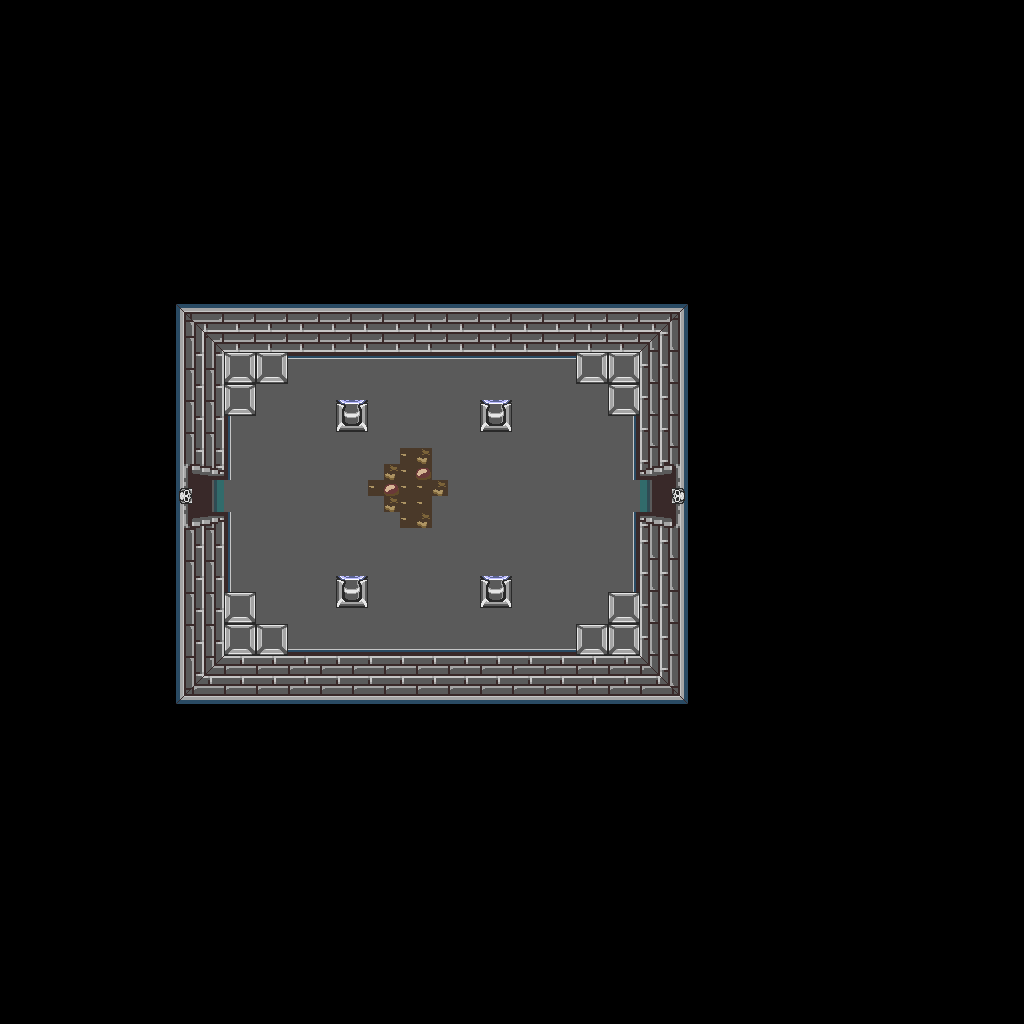

Below is a game level as drawn by its tile map, then a one-line description and the .tmx that defines it (tile-layer data replaced by summaries):
An orthogonal 64x64 tile map with 16x16 px tiles, 1 tile layer (base), 1 hidden layer not drawn and 23 objects.

<map version="1.10" tiledversion="1.12.1" orientation="orthogonal" renderorder="right-down" width="64" height="64" tilewidth="16" tileheight="16" infinite="0" nextlayerid="3" nextobjectid="24">
 <tileset firstgid="1" source="../classiciphone_pics4.tsx" />
 <layer id="1" name="base" width="64" height="64">
  <data>[4096 cells, 4096 non-empty, 75 distinct tile ids]</data>
 </layer>
 <layer id="2" name="collision" width="64" height="64" visible="0">
  <properties><property name="collision" value="true" /></properties>
  <data>[4096 cells, 3664 non-empty, 1 distinct tile ids]</data>
 </layer>
 <objectgroup id="3" name="npcs">
  <object id="1" x="224.0" y="384.0" width="16" height="16">
   <properties>
    <property name="script" type="string">-- Auto-converted from GraalScript
-- join("healthpot");</property>
   </properties>
  </object>
  <object id="2" x="224.0" y="352.0" width="16" height="16">
   <properties>
    <property name="script" type="string">-- Auto-converted from GraalScript
-- join("healthpot");</property>
   </properties>
  </object>
  <object id="3" x="256.0" y="352.0" width="16" height="16">
   <properties>
    <property name="script" type="string">-- Auto-converted from GraalScript
-- join("healthpot");</property>
   </properties>
  </object>
  <object id="4" x="224.0" y="592.0" width="16" height="16">
   <properties>
    <property name="script" type="string">-- Auto-converted from GraalScript
-- join("healthpot");</property>
   </properties>
  </object>
  <object id="5" x="224.0" y="624.0" width="16" height="16">
   <properties>
    <property name="script" type="string">-- Auto-converted from GraalScript
-- join("healthpot");</property>
   </properties>
  </object>
  <object id="6" x="256.0" y="624.0" width="16" height="16">
   <properties>
    <property name="script" type="string">-- Auto-converted from GraalScript
-- join("healthpot");</property>
   </properties>
  </object>
  <object id="7" x="576.0" y="624.0" width="16" height="16">
   <properties>
    <property name="script" type="string">-- Auto-converted from GraalScript
-- join("healthpot");</property>
   </properties>
  </object>
  <object id="8" x="608.0" y="624.0" width="16" height="16">
   <properties>
    <property name="script" type="string">-- Auto-converted from GraalScript
-- join("healthpot");</property>
   </properties>
  </object>
  <object id="9" x="608.0" y="592.0" width="16" height="16">
   <properties>
    <property name="script" type="string">-- Auto-converted from GraalScript
-- join("healthpot");</property>
   </properties>
  </object>
  <object id="10" x="608.0" y="384.0" width="16" height="16">
   <properties>
    <property name="script" type="string">-- Auto-converted from GraalScript
-- join("healthpot");</property>
   </properties>
  </object>
  <object id="11" x="608.0" y="352.0" width="16" height="16">
   <properties>
    <property name="script" type="string">-- Auto-converted from GraalScript
-- join("healthpot");</property>
   </properties>
  </object>
  <object id="12" x="576.0" y="352.0" width="16" height="16">
   <properties>
    <property name="script" type="string">-- Auto-converted from GraalScript
-- join("healthpot");</property>
   </properties>
  </object>
  <object id="13" x="128.0" y="480.0" width="16" height="16">
   <properties>
    <property name="script" type="string">-- Auto-converted from GraalScript
-- join("level_nopk");
-- [CLIENT-SIDE — server no-op]
-- if (playerenters || timeout) {
-- seteffect 0,0,0,0.60;
-- timeout = .05;
-- }</property>
   </properties>
  </object>
  <object id="14" x="192.0" y="480.0" width="16" height="16">
   <properties>
    <property name="gani" value="tombdrleft.gif" />
    <property name="script" type="string">-- Auto-converted from GraalScript
-- // NPC made by Kino(Levels)
-- [CLIENT-SIDE — server no-op]
-- function onCreated()
-- {
-- setimg("tombdrleft.gif");
-- }
-- function onPlayertouchsme()
-- {
-- if (client.tombquest_key3 == 1)
-- {
-- say2("Oh no it locked behind me!");
-- }
-- if (client.tombquest_key3 == NULL)
-- {
-- say2("It's locked!");
-- }
-- }</property>
   </properties>
  </object>
  <object id="15" x="336.0" y="368.0" width="16" height="16">
   <properties>
    <property name="gani" value="bluelampani.mng" />
    <property name="script" type="string">-- Auto-converted from GraalScript
-- //#CLIENTSIDE;
self.dontblock = true
-- drawoverplayer;</property>
   </properties>
  </object>
  <object id="16" x="480.0" y="368.0" width="16" height="16">
   <properties>
    <property name="gani" value="bluelampani.mng" />
    <property name="script" type="string">-- Auto-converted from GraalScript
-- //#CLIENTSIDE;
self.dontblock = true
-- drawoverplayer;</property>
   </properties>
  </object>
  <object id="17" x="480.0" y="544.0" width="16" height="16">
   <properties>
    <property name="gani" value="bluelampani.mng" />
    <property name="script" type="string">-- Auto-converted from GraalScript
-- //#CLIENTSIDE;
self.dontblock = true
-- drawoverplayer;</property>
   </properties>
  </object>
  <object id="18" x="336.0" y="544.0" width="16" height="16">
   <properties>
    <property name="gani" value="bluelampani.mng" />
    <property name="script" type="string">-- Auto-converted from GraalScript
-- //#CLIENTSIDE;
self.dontblock = true
-- drawoverplayer;</property>
   </properties>
  </object>
  <object id="19" x="288.0" y="320.0" width="16" height="16">
   <properties>
    <property name="gani" value="light4.png" />
    <property name="script" type="string">-- Auto-converted from GraalScript
-- [CLIENT-SIDE — server no-op]
-- if (created) {
-- ;
-- dontblock;
-- }
-- if (playerenters) {
-- setcoloreffect 1,1,1,0.5;
-- drawaslight;
-- this.zoom = 1.3;
-- timeout = 0.05;
-- }
-- if (timeout) {
-- if (this.zoom&lt;=1) {
-- this.ds=1;
-- }
-- else if (this.zoom&gt;=1.1) {
-- this.ds=0;
-- }
-- if (this.ds==1) {
-- this.zoom += 0.02;
-- setzoomeffect this.zoom;
-- }
-- else if (this.ds==0) {
-- this.zoom -= 0.03;
-- setzoomeffect this.zoom;
-- }
-- timeout = 0.05;
-- }</property>
   </properties>
  </object>
  <object id="20" x="432.0" y="320.0" width="16" height="16">
   <properties>
    <property name="gani" value="light4.png" />
    <property name="script" type="string">-- Auto-converted from GraalScript
-- [CLIENT-SIDE — server no-op]
-- if (created) {
-- ;
-- dontblock;
-- }
-- if (playerenters) {
-- setcoloreffect 1,1,1,0.5;
-- drawaslight;
-- this.zoom = 1.3;
-- timeout = 0.05;
-- }
-- if (timeout) {
-- if (this.zoom&lt;=1) {
-- this.ds=1;
-- }
-- else if (this.zoom&gt;=1.1) {
-- this.ds=0;
-- }
-- if (this.ds==1) {
-- this.zoom += 0.02;
-- setzoomeffect this.zoom;
-- }
-- else if (this.ds==0) {
-- this.zoom -= 0.03;
-- setzoomeffect this.zoom;
-- }
-- timeout = 0.05;
-- }</property>
   </properties>
  </object>
  <object id="21" x="432.0" y="496.0" width="16" height="16">
   <properties>
    <property name="gani" value="light4.png" />
    <property name="script" type="string">-- Auto-converted from GraalScript
-- [CLIENT-SIDE — server no-op]
-- if (created) {
-- ;
-- dontblock;
-- }
-- if (playerenters) {
-- setcoloreffect 1,1,1,0.5;
-- drawaslight;
-- this.zoom = 1.3;
-- timeout = 0.05;
-- }
-- if (timeout) {
-- if (this.zoom&lt;=1) {
-- this.ds=1;
-- }
-- else if (this.zoom&gt;=1.1) {
-- this.ds=0;
-- }
-- if (this.ds==1) {
-- this.zoom += 0.02;
-- setzoomeffect this.zoom;
-- }
-- else if (this.ds==0) {
-- this.zoom -= 0.03;
-- setzoomeffect this.zoom;
-- }
-- timeout = 0.05;
-- }</property>
   </properties>
  </object>
  </objectgroup>
</map>
<!-- 2 of 23 objects omitted -->
